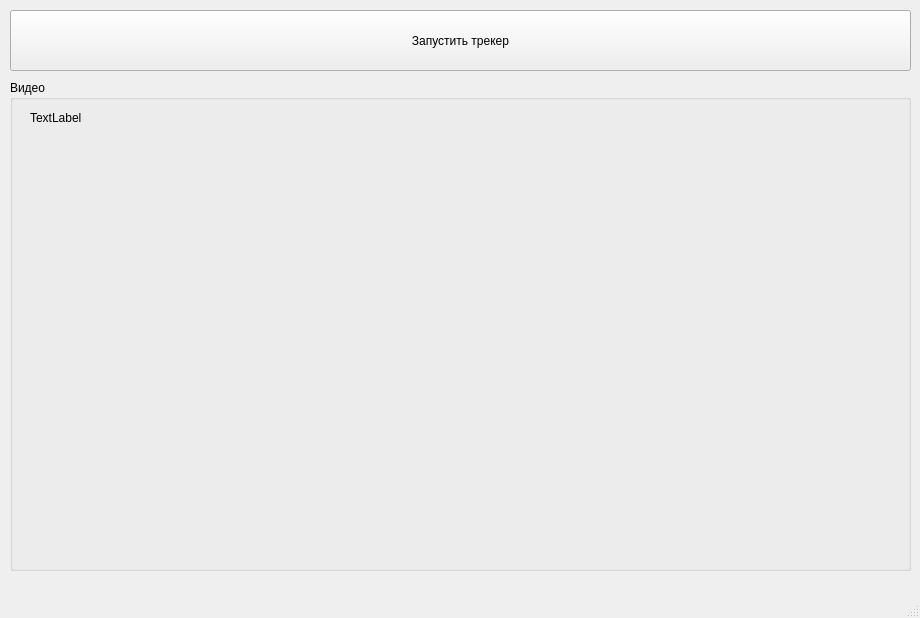
<?xml version="1.0" encoding="UTF-8"?>
<ui version="4.0">
 <class>CamForm</class>
 <widget class="QMainWindow" name="CamForm">
  <property name="geometry">
   <rect>
    <x>0</x>
    <y>0</y>
    <width>920</width>
    <height>618</height>
   </rect>
  </property>
  <property name="windowTitle">
   <string>MainWindow</string>
  </property>
  <property name="styleSheet">
   <string notr="true"/>
  </property>
  <widget class="QWidget" name="centralwidget">
   <widget class="QGroupBox" name="groupBox">
    <property name="geometry">
     <rect>
      <x>10</x>
      <y>80</y>
      <width>901</width>
      <height>491</height>
     </rect>
    </property>
    <property name="sizePolicy">
     <sizepolicy hsizetype="Preferred" vsizetype="Preferred">
      <horstretch>0</horstretch>
      <verstretch>0</verstretch>
     </sizepolicy>
    </property>
    <property name="title">
     <string>Видео</string>
    </property>
    <widget class="QWidget" name="ImgWidget" native="true">
     <property name="geometry">
      <rect>
       <x>10</x>
       <y>50</y>
       <width>881</width>
       <height>421</height>
      </rect>
     </property>
     <property name="sizePolicy">
      <sizepolicy hsizetype="Fixed" vsizetype="Fixed">
       <horstretch>0</horstretch>
       <verstretch>0</verstretch>
      </sizepolicy>
     </property>
    </widget>
    <widget class="QLabel" name="coords">
     <property name="geometry">
      <rect>
       <x>20</x>
       <y>30</y>
       <width>181</width>
       <height>16</height>
      </rect>
     </property>
     <property name="text">
      <string>TextLabel</string>
     </property>
    </widget>
   </widget>
   <widget class="QPushButton" name="startButton">
    <property name="geometry">
     <rect>
      <x>10</x>
      <y>10</y>
      <width>901</width>
      <height>61</height>
     </rect>
    </property>
    <property name="text">
     <string>Запустить трекер</string>
    </property>
   </widget>
  </widget>
  <widget class="QMenuBar" name="menubar">
   <property name="geometry">
    <rect>
     <x>0</x>
     <y>0</y>
     <width>920</width>
     <height>21</height>
    </rect>
   </property>
  </widget>
  <widget class="QStatusBar" name="statusbar"/>
 </widget>
 <resources/>
 <connections/>
</ui>
